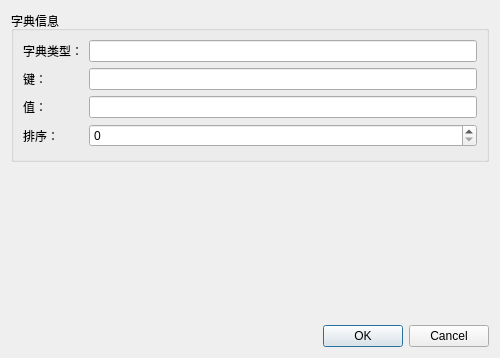
<?xml version="1.0" encoding="UTF-8"?>
<ui version="4.0">
 <class>DataDicDialog</class>
 <widget class="QDialog" name="DataDicDialog">
  <property name="geometry">
   <rect>
    <x>0</x>
    <y>0</y>
    <width>500</width>
    <height>358</height>
   </rect>
  </property>
  <property name="windowTitle">
   <string>数据字典编辑</string>
  </property>
  <layout class="QVBoxLayout" name="verticalLayout">
   <item>
    <widget class="QGroupBox" name="groupBox">
     <property name="title">
      <string>字典信息</string>
     </property>
     <layout class="QFormLayout" name="formLayout">
      <item row="0" column="0">
       <widget class="QLabel" name="labelType">
        <property name="text">
         <string>字典类型：</string>
        </property>
       </widget>
      </item>
      <item row="0" column="1">
       <widget class="QLineEdit" name="lineType"/>
      </item>
      <item row="1" column="0">
       <widget class="QLabel" name="labelKey">
        <property name="text">
         <string>键：</string>
        </property>
       </widget>
      </item>
      <item row="1" column="1">
       <widget class="QLineEdit" name="lineKey"/>
      </item>
      <item row="2" column="0">
       <widget class="QLabel" name="labelValue">
        <property name="text">
         <string>值：</string>
        </property>
       </widget>
      </item>
      <item row="2" column="1">
       <widget class="QLineEdit" name="lineValue"/>
      </item>
      <item row="3" column="0">
       <widget class="QLabel" name="labelSort">
        <property name="text">
         <string>排序：</string>
        </property>
       </widget>
      </item>
      <item row="3" column="1">
       <widget class="QSpinBox" name="spinSort">
        <property name="minimum">
         <number>0</number>
        </property>
        <property name="maximum">
         <number>999</number>
        </property>
       </widget>
      </item>
     </layout>
    </widget>
   </item>
   <item>
    <widget class="QLabel" name="labelError">
     <property name="styleSheet">
      <string notr="true">color: red;</string>
     </property>
     <property name="text">
      <string/>
     </property>
     <property name="alignment">
      <set>Qt::AlignmentFlag::AlignCenter</set>
     </property>
    </widget>
   </item>
   <item>
    <widget class="QDialogButtonBox" name="buttonBox">
     <property name="orientation">
      <enum>Qt::Orientation::Horizontal</enum>
     </property>
     <property name="standardButtons">
      <set>QDialogButtonBox::StandardButton::Cancel|QDialogButtonBox::StandardButton::Ok</set>
     </property>
    </widget>
   </item>
  </layout>
 </widget>
 <resources/>
 <connections>
  <connection>
   <sender>buttonBox</sender>
   <signal>accepted()</signal>
   <receiver>DataDicDialog</receiver>
   <slot>accept()</slot>
   <hints>
    <hint type="sourcelabel">
     <x>248</x>
     <y>254</y>
    </hint>
    <hint type="destinationlabel">
     <x>150</x>
     <y>274</y>
    </hint>
   </hints>
  </connection>
  <connection>
   <sender>buttonBox</sender>
   <signal>rejected()</signal>
   <receiver>DataDicDialog</receiver>
   <slot>reject()</slot>
   <hints>
    <hint type="sourcelabel">
     <x>316</x>
     <y>256</y>
    </hint>
    <hint type="destinationlabel">
     <x>250</x>
     <y>274</y>
    </hint>
   </hints>
  </connection>
 </connections>
</ui>
